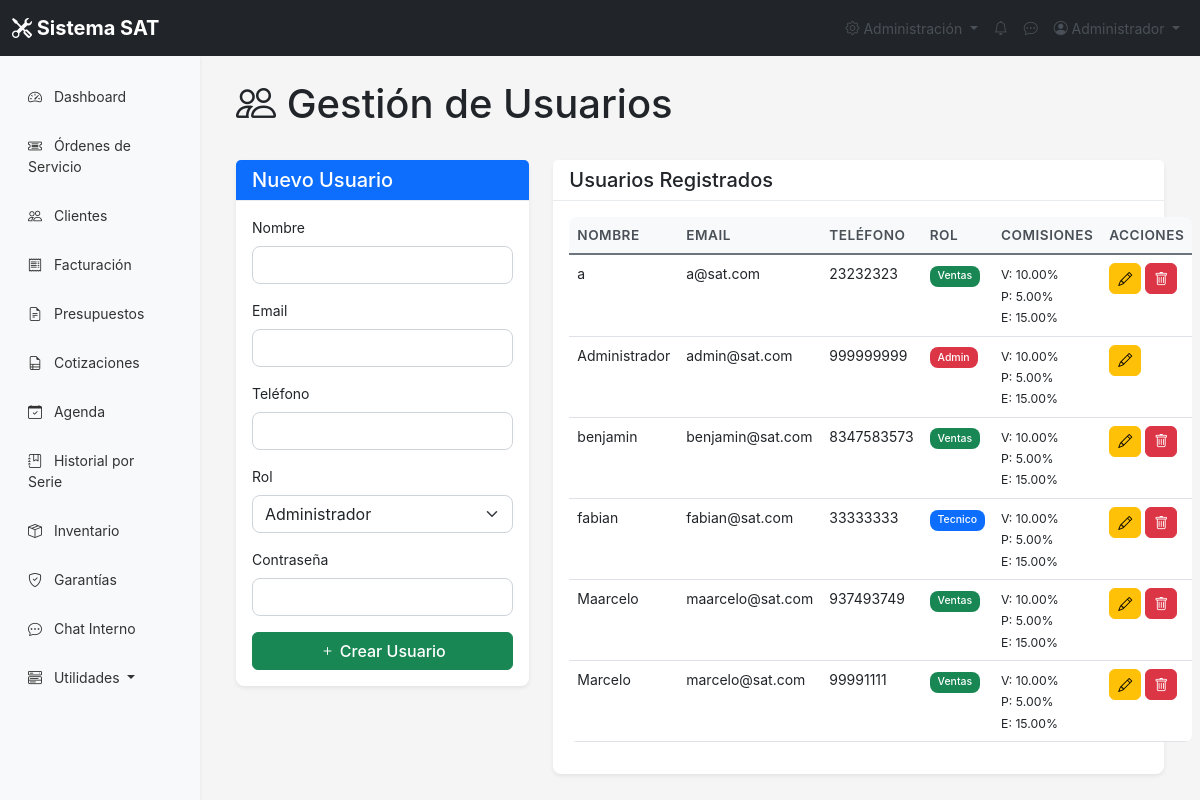
/usuarios/listar.php (signed in), run on the app's committed database.
### tables this page shows
CREATE TABLE IF NOT EXISTS `usuarios` (
  `id` int NOT NULL AUTO_INCREMENT,
  `nombre` varchar(100) NOT NULL,
  `email` varchar(100) NOT NULL,
  `password` varchar(255) NOT NULL,
  `rol` enum('admin','tecnico','ventas') DEFAULT 'tecnico',
  `telefono` varchar(20) DEFAULT NULL,
  `fecha_creacion` timestamp NULL DEFAULT CURRENT_TIMESTAMP,
  `estado` enum('activo','inactivo') DEFAULT 'activo',
  `comision_venta` decimal(5,2) DEFAULT '10.00',
  `comision_presentismo` decimal(5,2) DEFAULT '5.00',
  `comision_especial` decimal(5,2) DEFAULT '15.00',
  `two_factor_secret` varchar(32) DEFAULT NULL,
  `two_factor_enabled` tinyint(1) DEFAULT '0',
  PRIMARY KEY (`id`),
  UNIQUE KEY `email` (`email`)
);

### include/funciones.php (called while the page is built, shortened)
<?php
function getAllUsers() {
    $conn = getConnection();
    return $conn->query("SELECT * FROM usuarios WHERE estado = 'activo' ORDER BY nombre");
}
?>

### usuarios/listar.php (the view, shortened to what this page needs)
<?php
require_once '../include/funciones.php';
require_once '../include/header.php';
$editando = $_GET['editar'] ?? 0;
$usuarios = getAllUsers();
$usuario_edit = $editando > 0 ? getUserById($editando) : null;
?>
<div class="container-fluid">
    <div class="d-flex justify-content-between align-items-center mb-4">
        <h1><i class="bi bi-people"></i> Gestión de Usuarios</h1>
    </div>
    <div class="row">
        <div class="col-md-4">
            <div class="card">
                <div class="card-header bg-<?= $editando ? 'warning' : 'primary' ?> text-white">
                    <h5 class="mb-0"><?= $editando ? 'Editar Usuario' : 'Nuevo Usuario' ?></h5>
                </div>
                <div class="card-body">
                    <form method="POST">
                        <div class="mb-3">
                            <label for="nombre" class="form-label">Nombre</label>
                            <input type="text" id="nombre" name="nombre" class="form-control" value="<?= $usuario_edit['nombre'] ?? '' ?>" required>
                        </div>
                        <div class="mb-3">
                            <label for="email" class="form-label">Email</label>
                            <input type="email" id="email" name="email" class="form-control" value="<?= $usuario_edit['email'] ?? '' ?>" required>
                        </div>
                        <div class="mb-3">
                            <label for="telefono" class="form-label">Teléfono</label>
                            <input type="text" id="telefono" name="telefono" class="form-control" value="<?= $usuario_edit['telefono'] ?? '' ?>">
                        </div>
                        <div class="mb-3">
                            <label for="rol" class="form-label">Rol</label>
                            <select id="rol" name="rol" class="form-select" required>
                                <option value="admin" <?= ($usuario_edit['rol'] ?? '') === 'admin' ? 'selected' : '' ?>>Administrador</option>
                            </select>
                        </div>
                        <div class="mb-3">
                            <label for="password" class="form-label"><?= $editando ? 'Nueva Contraseña (dejar vacío para mantener)' : 'Contraseña' ?></label>
                            <input type="password" id="password" name="password" class="form-control" <?= $editando ? '' : 'required' ?>>
                        </div>
                        <button type="submit" name="<?= $editando ? 'actualizar' : 'agregar' ?>" class="btn btn-<?= $editando ? 'warning' : 'success' ?> w-100">
                            <i class="bi bi-<?= $editando ? 'check' : 'plus' ?>"></i> <?= $editando ? 'Actualizar' : 'Crear Usuario' ?>
                        </button>
                    </form>
                </div>
            </div>
        </div>
        <div class="col-md-8">
            <div class="card">
                <div class="card-header">
                    <h5 class="mb-0">Usuarios Registrados</h5>
                </div>
                <div class="card-body">
                    <table class="table">
                        <thead>
                            <tr>
                                <th>Nombre</th>
                                <th>Email</th>
                                <th>Teléfono</th>
                                <th>Rol</th>
                                <th>Comisiones</th>
                                <th>Acciones</th>
                            </tr>
                        </thead>
                        <tbody>
                            <?php while ($u = $usuarios->fetch_assoc()): ?>
                            <tr>
                                <td><?= htmlspecialchars($u['nombre']) ?></td>
                                <td><?= htmlspecialchars($u['email']) ?></td>
                                <td><?= $u['telefono'] ?? '-' ?></td>
                                <td>
                                    <span class="badge bg-<?= match($u['rol']) { 'admin'=>'danger','tecnico'=>'primary','ventas'=>'success' } ?>">
                                        <?= ucfirst($u['rol']) ?>
                                    </span>
                                </td>
                                <td>
                                    <small>
                                        V: <?= $u['comision_venta'] ?? 10 ?>%<br>
                                        P: <?= $u['comision_presentismo'] ?? 5 ?>%<br>
                                        E: <?= $u['comision_especial'] ?? 15 ?>%
                                    </small>
                                </td>
                                <td>
                                    <a href="?editar=<?= $u['id'] ?>" class="btn btn-sm btn-warning" title="Editar">
                                        <i class="bi bi-pencil"></i>
                                    </a>
                                    <?php if ($u['id'] != $_SESSION['usuario_id']): ?>
                                    <a href="?eliminar=<?= $u['id'] ?>" class="btn btn-sm btn-danger" onclick="return confirm('¿Eliminar usuario?')">
                                        <i class="bi bi-trash"></i>
                                    </a>
                                    <?php endif; ?>
                                </td>
                            </tr>
                            <?php endwhile; ?>
                        </tbody>
                    </table>
                </div>
            </div>
        </div>
    </div>
</div>
<?php require_once '../include/footer.php'; ?>

### css/styles.css (style rules this page uses)
:root { --primary: #0d6efd; --secondary: #6c757d; --success: #198754; --danger: #dc3545; --warning: #ffc107; --info: #0dcaf0; --light: #f8f9fa; --dark: #212529; }
body { font-family: -apple-system, BlinkMacSystemFont, 'Segoe UI', Roboto, 'Helvetica Neue', Arial, sans-serif; font-size: 14px; background-color: #f5f5f5; }
.card { border: none; box-shadow: 0 0.125rem 0.25rem rgba(0, 0, 0, 0.075); border-radius: 0.5rem; }
.card-header { background-color: white; border-bottom: 1px solid #e9ecef; font-weight: 600; }
.table th { font-weight: 600; color: #495057; background-color: #f8f9fa; }
.badge { padding: 0.35em 0.65em; font-weight: 500; }
.btn { border-radius: 0.375rem; font-weight: 500; }
.form-control, .form-select { border-radius: 0.375rem; border: 1px solid #ced4da; }

### css/improved.css (style rules this page uses)
:root { --sat-primary: #0d6efd; --sat-secondary: #6c757d; --sat-success: #198754; --sat-danger: #dc3545; --sat-warning: #ffc107; --sat-info: #0dcaf0; --sat-light: #f8f9fa; --sat-dark: #212529; --sat-border-radius: 8px; --sat-shadow: 0 0.125rem 0.25rem rgba(0, 0, 0, 0.075); --sat-transition: all 0.3s ease; }
.form-control, .form-select { border-radius: var(--sat-border-radius); transition: var(--sat-transition); }
.table { border-radius: var(--sat-border-radius); overflow: hidden; }
.table thead th { background: var(--sat-light); border-bottom: 2px solid var(--sat-secondary); font-weight: 600; text-transform: uppercase; font-size: 0.85rem; letter-spacing: 0.5px; }
.badge { padding: 0.5em 0.75em; border-radius: var(--sat-border-radius); font-weight: 500; }

### data on the page
usuarios: nombre "a", email "a@sat.com", telefono "23232323", rol "Ventas", comision_venta "10.00", comision_presentismo "5.00", comision_especial "15.00"
usuarios: nombre "Administrador", email "admin@sat.com", telefono "999999999", rol "Admin", comision_venta "10.00", comision_presentismo "5.00", comision_especial "15.00"
usuarios: nombre "benjamin", email "benjamin@sat.com", telefono "8347583573", rol "Ventas", comision_venta "10.00", comision_presentismo "5.00", comision_especial "15.00"
usuarios: nombre "fabian", email "fabian@sat.com", telefono "33333333", rol "Tecnico", comision_venta "10.00", comision_presentismo "5.00", comision_especial "15.00"
usuarios: nombre "Maarcelo", email "maarcelo@sat.com", telefono "937493749", rol "Ventas", comision_venta "10.00", comision_presentismo "5.00", comision_especial "15.00"
usuarios: nombre "Marcelo", email "marcelo@sat.com", telefono "99991111", rol "Ventas", comision_venta "10.00", comision_presentismo "5.00", comision_especial "15.00"

### other printed values
$_SESSION['nombre'] "Administrador"
